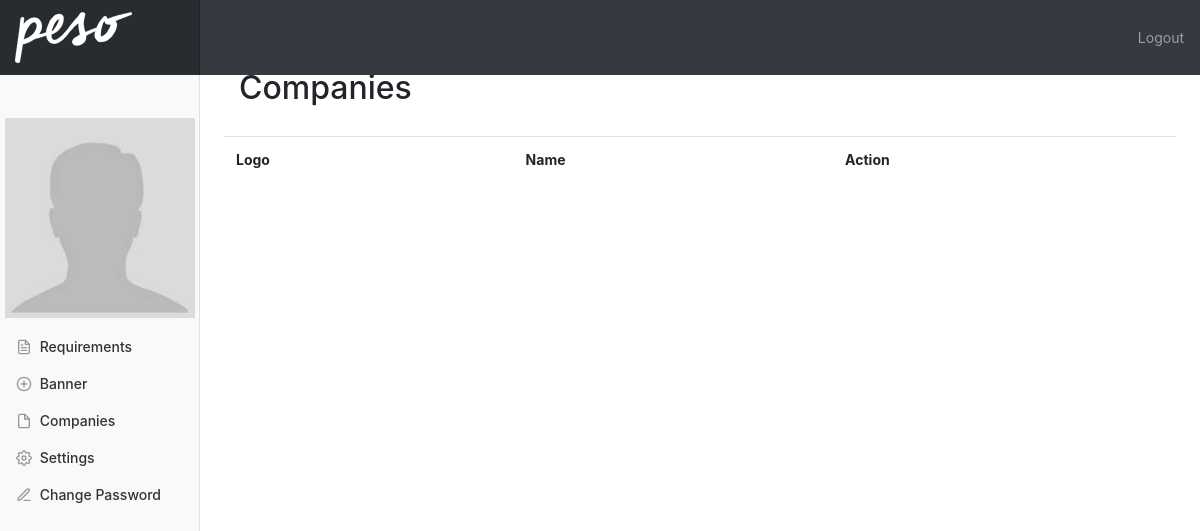
/companies.php, run on an earlier commit of the app's database.
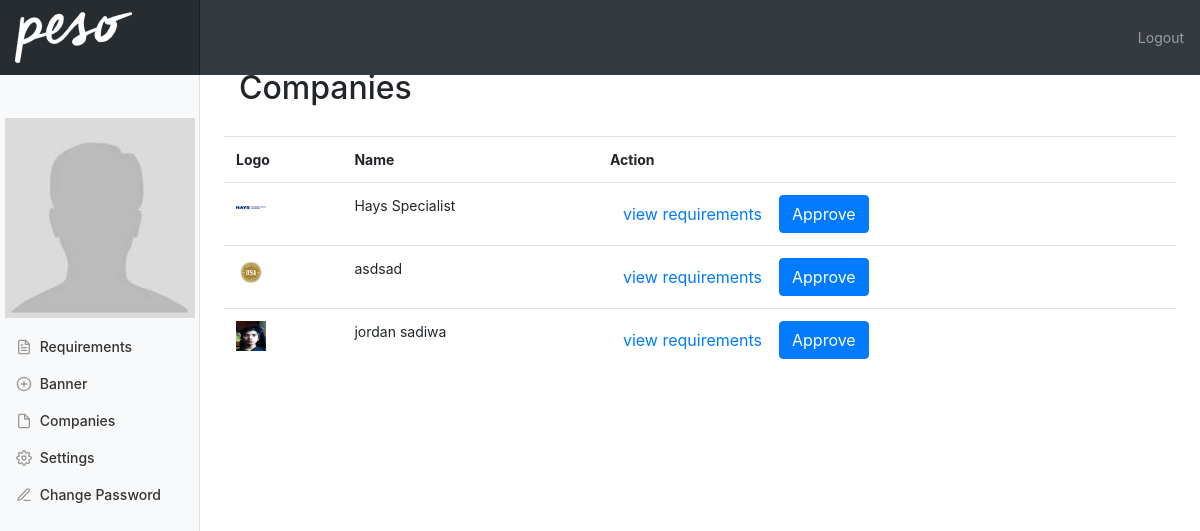
And on a later commit of the database.
### tables this page shows
CREATE TABLE `company` (
  `id` int(11) NOT NULL,
  `name` varchar(255) NOT NULL,
  `address` varchar(255) NOT NULL,
  `overview` varchar(1000) NOT NULL,
  `banner` varchar(255) DEFAULT NULL,
  `industry` varchar(255) NOT NULL,
  `social_ids` varchar(255) NOT NULL,
  `size` varchar(255) NOT NULL,
  `telephone` varchar(255) NOT NULL,
  `email` varchar(255) NOT NULL,
  `photo` varchar(255) DEFAULT NULL,
  `userid` int(11) NOT NULL,
  `mobile` int(11) NOT NULL,
  `completed` int(11) NOT NULL DEFAULT '0',
  `approved` int(11) NOT NULL DEFAULT '0'
);

### model.php (called while the page is built, shortened)
<?php
class Model {
	protected $db;
	public function __construct(){
		include_once "config.php";
		$this->db = $db;
	}
	public function getCompanyByApproved($approved){
		$records = $this->db->query("
				SELECT *
				FROM company
				WHERE completed = 1
				AND approved = ".$approved)->fetchAll(PDO::FETCH_ASSOC);
		return $records;
	}
}

### companies.php (the view, shortened to what this page needs)
<?php include_once "model.php"; ?>
<?php $model = new Model();
$companies = $model->getCompanyByApproved(0);
?>
<?php include_once "header2.php"; ?>
    <div class="container-fluid">
      <div class="row">
        <?php include_once "admin-nav.php"; ?>
        <main role="main" class="col-md-9 ml-sm-auto col-lg-10 px-4">
          <br>
          <div class="container">
            <div class="img-container profile-banner">
              <h2 class="compname display-5">Companies</h2>
            </div>
          </div>
          <br>
          <div class="container">
            <div class="row">
              <div class="table-responsive">
                <table class="table table-hover">
                  <tr>
                    <th>Logo</th>
                    <th>Name</th>
                    <th>Action</th>
                  </tr>
                  <?php foreach ($companies as $key => $value): ?>
                    <tr>
                      <td>
                        <img width="30" height="auto" src="uploads/<?= $value['userid'].'/'.$value['photo'];?>"/>
                      </td>
                      <td><?= $value['name'];?></td>
                      <td>
                          <a href="" class="btn view">view requirements</a>
                          <a href="" data-id="<?= $value['id'];?>" data-userid="<?= $value['userid'];?>" class="btn btn-primary approve">Approve</a>
                      </td>
                    </tr>
                  <?php endforeach ?>
                </table>
              </div>
            </div>
          </div>
        </main>
      </div>
    </div>
  </body>
</html>

What changed in the data, as far as the page shows it:
now on this page (row edited): company: photo (picture), name "Hays Specialist"
added company: photo (picture), name "asdsad"
added company: photo (picture), name "jordan sadiwa"
